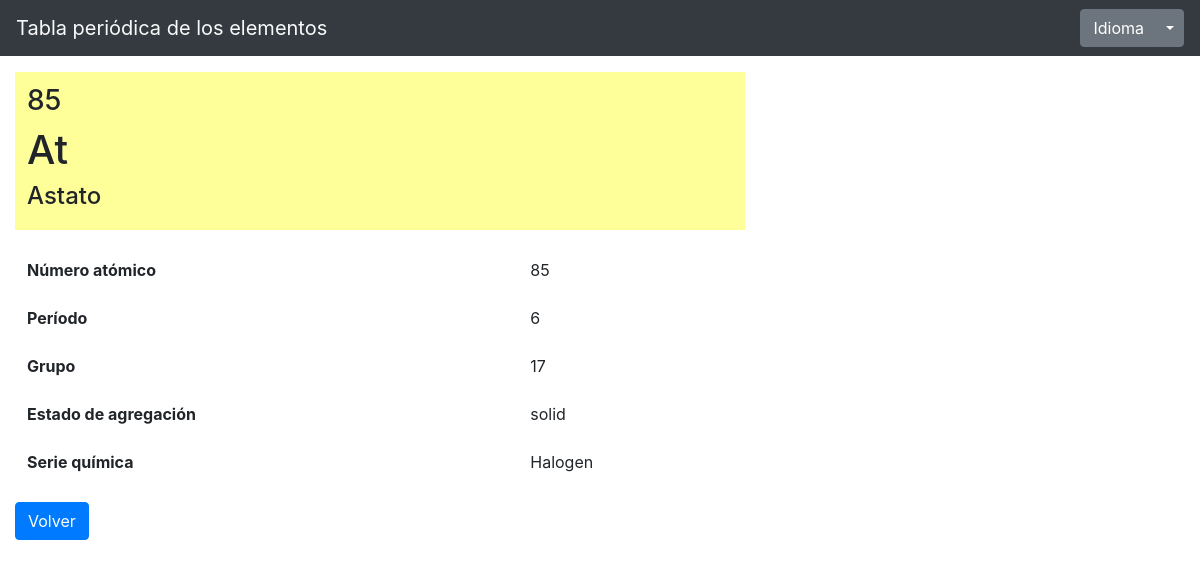
/element/85/, run on the app's committed database.
### periodictable/models.py (models this page shows)
class ChemElement(models.Model):
    atomic_number = models.IntegerField(default=0)
    name = models.CharField(max_length=200)
    symbol = models.CharField(max_length=2, unique=True)
    period = models.IntegerField(default=0)
    group = models.IntegerField(default=0)
    phase = models.CharField(max_length=100,default="")
    elem_type = models.CharField(max_length=200,default="")
    de_name = models.CharField(max_length=200,default="")
    en_name = models.CharField(max_length=200,default="")
    es_name = models.CharField(max_length=200,default="")
    fr_name = models.CharField(max_length=200,default="")
    it_name = models.CharField(max_length=200,default="")
    pt_name = models.CharField(max_length=200,default="")

### periodictable/views.py (the view)
# urls.py: path('element/<int:element_id>/', views.detail, name='detail'),
def detail(request, element_id):
    curr_lang = translation.get_language()
    element = ChemElement.objects.get(atomic_number=element_id)
    element.name = vars(element)[curr_lang+"_name"]
    context = {
        'element': element,
        'type_colors': {
            'Actinide': '#ff99cc',
            'Alkali Metal': '#ff6666',
            'Alkaline Earth Metal': '#ffdead',
            'Halogen': '#ffff99',
            'Lanthanide': '#ffbfff',
            'Metal': '#ffcc66',
            'Metalloid': '#d0a9f5',
            'Noble Gas': '#c0ffff',
            'Nonmetal': '#a0ffa0',
            'Transactinide': '#81f7be',
            'Transition Metal': '#81f7be',
        },
    }
    return render(request,'periodictable/detail.html',context)

### periodictable/templatetags/dicthash.py (called while the page is built)
@register.filter(name='hash')
def hash(h, key):
    return h[key]

### periodictable/templates/periodictable/detail.html
{% extends 'periodictable/base.html' %}
{% load dicthash %}
{% load i18n %}
{% block content %}
    <table class="table table-borderless" style="background-color: {{ type_colors|hash:element.elem_type }};">
      <tbody>
        <tr>
          <td>
            <h3>{{ element.atomic_number }}</h3>
            <h1>{{ element.symbol }}</h1>
            <h4>{{ element.name }}</h2>
          </td>
        </tr>
      </tbody>
    </table>
    <table class="table table-borderless">
      <tbody>
          <tr>
            <td><b>{% translate "label_atomic_number" %}</b></td>
            <td>{{ element.atomic_number }}</td>
          </tr>
          <tr>
            <td><b>{% translate "label_period" %}</b></td>
            <td>{{ element.period }}</td>
          </tr>
          <tr>
            <td><b>{% translate "label_group" %}</b></td>
            <td>{{ element.group }}</td>
          </tr>
          <tr>
            <td><b>{% translate "label_phase" %}</b></td>
            <td>{{ element.phase }}</td>
          </tr>
          <tr>
            <td><b>{% translate "label_type" %}</b></td>
            <td>{{ element.elem_type }}</td>
          </tr>
      </tbody>
    </table>
    <a href="{% url 'periodictable:index' %}" class="btn btn-primary">{% translate "go_back" %}</a>
{% endblock %}

### data on the page
ChemElement: atomic_number "85", symbol "At", name "Astato", period "6", group "17", phase "solid", elem_type "Halogen"
